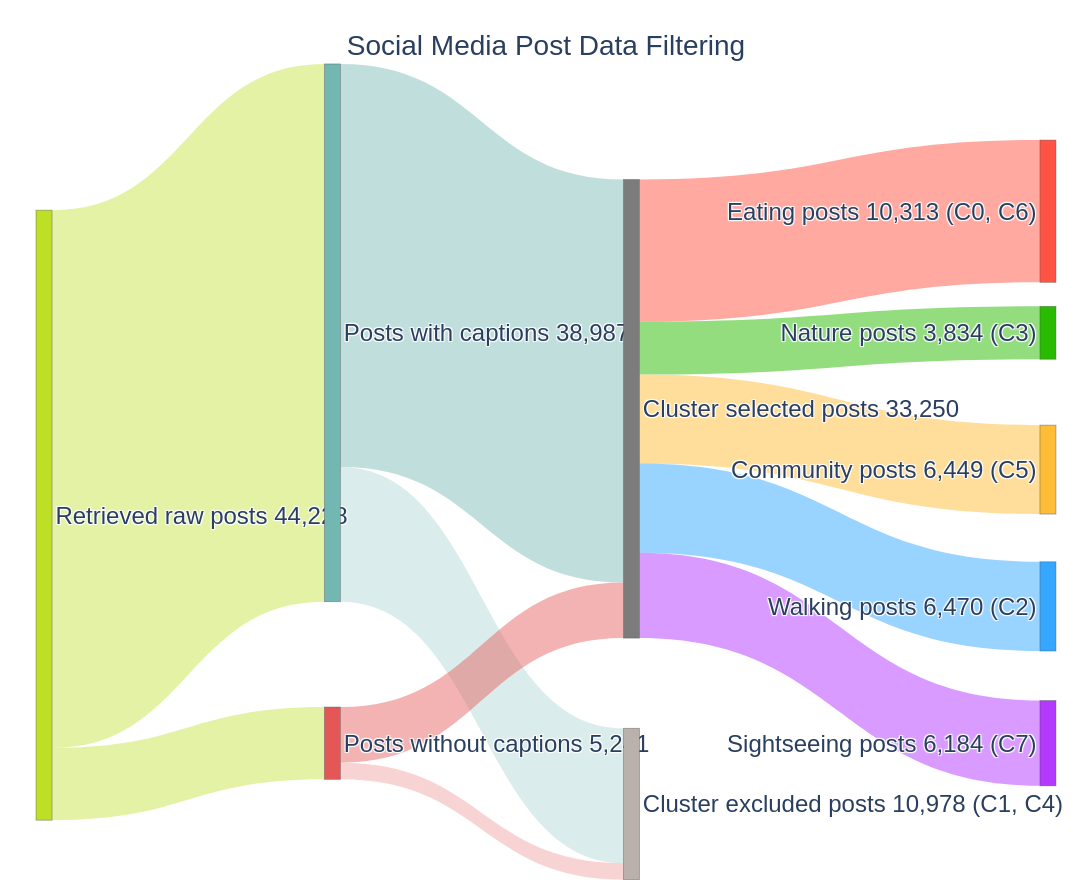

The cell this chart's notebook holds for it:
### Markdown cell above
<a id="sec-1-1-sankey"></a>

### 1.1 Sankey diagram and export

Plotly Sankey with fixed node layout; saves PNG for paper/SI (`fig_social_media_post_filtering.png` after copy to `paper/fig/`).

### Code cell
# §1.1 — Sankey post-filtering flow
import plotly.graph_objects as go
from pathlib import Path

FIGURE_DIR = Path('figure')
FIGURE_DIR.mkdir(parents=True, exist_ok=True)

# Flow:
# 1. Raw posts → posts with caption / posts without caption
# 2. Each splits into: used for clustering / excluded from cluster
# 3. Clustered posts further split into 5 activity categories

# Counts from code_0_embedding_index_grid_cluster.csv + dataset_post_caption_has_text.npy
# Selected = C0+C2+C3+C5+C6+C7 = 33,236; excluded C1+C4 = 10,992
labels = [
    "Retrieved raw posts\n44,228",     # 0 - Raw posts
    "Posts with captions\n38,987",     # 1 - With caption
    "Posts without captions\n5,241",   # 2 - Without caption
    "Cluster selected posts\n33,236",  # 3
    "Cluster excluded posts\n10,992\n(C1, C4)",  # 4
    "Eating posts\n10,326\n(C0, C6)",            # 5
    "Nature posts\n3,777\n(C3)",             # 6
    "Community posts\n6,459\n(C5)",          # 7
    "Walking posts\n6,473\n(C2)",            # 8
    "Sightseeing posts\n6,201\n(C7)",        # 9
]

# Source and target node indices for each flow
source = [
    0, 0,           # raw → caption / no caption
    1, 1, 2, 2,     # with/without caption → clustered/excluded
    3, 3, 3, 3, 3,  # clustered→5 activities
]

target = [
    1, 2,
    3, 4, 3, 4,
    5, 6, 7, 8, 9,
]

# Flow values representing counts at each stage
value = [
    38987, 5241,
    29208, 9779, 4028, 1213,
    10326, 3777, 6459, 6473, 6201,
]

# Column x: 8% inset from each side (0.08 … 0.92), evenly spaced — keeps ribbons wide
# and left/right label gutters visually balanced without shrinking the plot.
COL_X = (0.03, 0.30, 0.58, 0.97)
node_x = [
    COL_X[0],
    COL_X[1], COL_X[1],
    COL_X[2], COL_X[2],
    COL_X[3], COL_X[3], COL_X[3], COL_X[3], COL_X[3],
]
# Move "Cluster selected posts" and "Cluster excluded posts" nodes down (increase their y value a bit)
node_y = [
    0.52,
    0.28, 0.82,
    0.38, 0.90,   # was 0.30, 0.84; now increased to move labels DOWN
    0.12, 0.28, 0.46, 0.64, 0.82,
]

# Sankey Diagram construction
fig = go.Figure(
    data=[
        go.Sankey(
            arrangement="fixed",
            node=dict(
                pad=30,
                thickness=16,
                line=dict(color="rgba(80,80,80,0.5)", width=0.8),
                label=labels,
                x=node_x,
                y=node_y,
                color=[
                    "#BDDF26",                # Raw
                    "#72B7B2", "#E45756",     # Caption splits
                    "#7C7C7C", "#BAB0AC",     # Clustered / not
                    "#FF5445", "#29BB00", "#FFBC37", "#35A7FF", "#B339FF",  # Activities
                ],
            ),
            link=dict(
                source=source,
                target=target,
                value=value,
                color=[
                    "rgba(189,223,38,0.42)", "rgba(189,223,38,0.42)",
                    "rgba(114,183,178,0.45)", "rgba(114,183,178,0.26)",
                    "rgba(228,87,86,0.45)", "rgba(228,87,86,0.26)",
                    "rgba(255,84,69,0.5)",
                    "rgba(41,187,0,0.5)",
                    "rgba(255,188,55,0.5)",
                    "rgba(53,167,255,0.5)",
                    "rgba(179,57,255,0.5)",
                ],
            ),
        )
    ]
)

SIDE_MARGIN = 12  # equal left/right gutter for node labels (px)

fig.update_layout(
    title=dict(
        text="Social Media Post Data Filtering",
        x=0.5,
        xanchor="center",
        y=0.96,
        yanchor="top",
        pad=dict(b=8),
        font=dict(size=28, family="Arial"), 
    ),
    font=dict(size=24, family="Arial"),     
    width=1400,
    height=880,
    margin=dict(l=SIDE_MARGIN, r=SIDE_MARGIN, t=120, b=0),
    paper_bgcolor="white",
    plot_bgcolor="white",
)

out_png = FIGURE_DIR / "code_1_social_media_post_filtering.png"
fig.write_image(out_png, scale=2)
print(f"Saved {out_png.resolve()}")

fig.show()

### Figure 1 — Plotly figure (JSON) as saved in the notebook; plotly's stock layout.template omitted (floating-point values rounded to 4 significant figures)
{"data": [{"arrangement": "fixed", "link": {"color": ["rgba(189,223,38,0.42)", "rgba(189,223,38,0.42)", "rgba(114,183,178,0.45)", "rgba(114,183,178,0.26)", "rgba(228,87,86,0.45)", "rgba(228,87,86,0.26)", "rgba(255,84,69,0.5)", "rgba(41,187,0,0.5)", "rgba(255,188,55,0.5)", "rgba(53,167,255,0.5)", "rgba(179,57,255,0.5)"], "source": [0, 0, 1, 1, 2, 2, 3, 3, 3, 3, 3], "target": [1, 2, 3, 4, 3, 4, 5, 6, 7, 8, 9], "value": [38987, 5241, 29218, 9769, 4032, 1209, 10313, 3834, 6449, 6470, 6184]}, "node": {"color": ["#BDDF26", "#72B7B2", "#E45756", "#7C7C7C", "#BAB0AC", "#FF5445", "#29BB00", "#FFBC37", "#35A7FF", "#B339FF"], "label": ["Retrieved raw posts\n44,228", "Posts with captions\n38,987", "Posts without captions\n5,241", "Cluster selected posts\n33,250", "Cluster excluded posts\n10,978\n(C1, C4)", "Eating posts\n10,313\n(C0, C6)", "Nature posts\n3,834\n(C3)", "Community posts\n6,449\n(C5)", "Walking posts\n6,470\n(C2)", "Sightseeing posts\n6,184\n(C7)"], "line": {"color": "rgba(80,80,80,0.5)", "width": 0.8}, "pad": 30, "thickness": 16, "x": [0.03, 0.3, 0.3, 0.58, 0.58, 0.97, 0.97, 0.97, 0.97, 0.97], "y": [0.52, 0.28, 0.82, 0.38, 0.9, 0.12, 0.28, 0.46, 0.64, 0.82]}, "type": "sankey"}], "layout": {"font": {"family": "Arial", "size": 24}, "height": 880, "margin": {"b": 0, "l": 12, "r": 12, "t": 120}, "paper_bgcolor": "white", "plot_bgcolor": "white", "title": {"font": {"family": "Arial", "size": 28}, "pad": {"b": 8}, "text": "Social Media Post Data Filtering", "x": 0.5, "xanchor": "center", "y": 0.96, "yanchor": "top"}, "width": 1400}}
